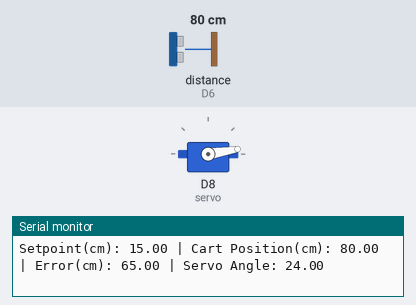
A sketch run on a simulated ESP8266 (NodeMCU). On the bench: servo, the last lines printed to the serial monitor. Wiring (inferred from the names in the program): ultrasonic range finder: trigger D7; echo D6. The test bench sets the inputs (shaded band); at power-on: distance to the obstacle (sensor on D6) 80 cm. The echo pulse lasts 58.3 µs per cm.

Above: at 6.2 s.
6.3 s: distance to the obstacle (sensor on D6) set to 35 cm
At 6.56 s:
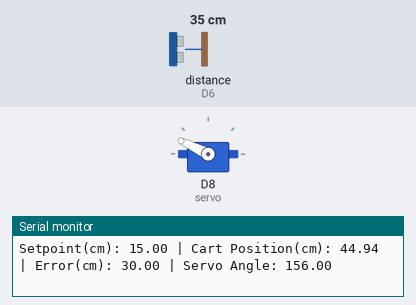
At 7.83 s:
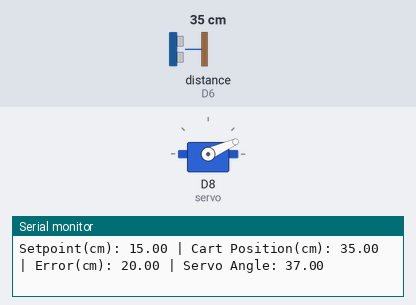
9.3 s: distance to the obstacle (sensor on D6) set to 2 cm
At 10.8 s:
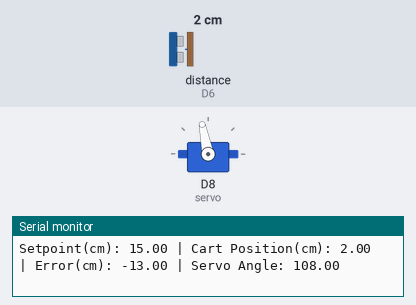
Timing chart, 0 to 18.3 s (numbered marks = the images above; inputs shaded):
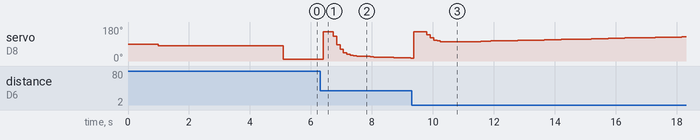

Measured:
- after the input at 6.3 s, servo on D8 (servo): 9° → 154° after 0.10 s, → 130° 0.33 s later, → 86° 0.11 s later, → 61° 0.11 s later, … (19 changes in this stretch)

The sketch:

sketch_oct18b.ino
```cpp
#include <Servo.h>
#include <math.h> // เพิ่ม library สำหรับ M_PI

#define Umax 66 // degrees
#define Umin -66
#define Umax_rad 1.151 // radians
#define Umin_rad -1.151
#define T 0.09

const int pingPin = D7; // trigpin
int inPin = D6;

unsigned long lastTime = 0;
const long sampleTime = 110;
Servo servo;

// --- กำหนดค่า Setpoint ที่ต้องการโดยตรง (หน่วยเป็นเมตร) ---
// คุณสามารถเปลี่ยนค่านี้ได้ตามต้องการ เช่น 0.30 คือ 30 เซนติเมตร
const double desired_setpoint_meters = 0.15;

double setpoint, setpoint_prec;
double y, y_prec;
double error;
double P, I, D, U;
double I_prec=0, U_prec=0, D_prec=0;
boolean Saturation = false;

double Kp = 4.0;
double Ki = 0.55;
double Kd = 3.0;
float measure_1 (void);

void move_servo(int);


void setup() {
Serial.begin(9600);
servo.attach(D8);

    delay(1000);
    move_servo(90);
    delay(2000);

    // --- กำหนดค่า setpoint เริ่มต้นด้วยค่าที่ป้อนไว้ ---
    setpoint_prec = desired_setpoint_meters;
    delay(1000);
    y_prec = measure_1(); // carrello
    delay(1000);
}
void loop()
{
  unsigned long now = millis();
    double actual_T = (double)(now - lastTime) / 1000.0;
    if (actual_T >= (double)sampleTime / 1000.0) // 0.09 วินาที
    {
        lastTime = now;
      setpoint = desired_setpoint_meters;

    // --- ไม่จำเป็นต้องใช้ digital filter กับ setpoint ที่เป็นค่าคงที่แล้ว ---
    // setpoint = 0.53*setpoint + 0.47*setpoint_prec;

    delay(3);

    y = measure_1(); // cart // meters (  alfa*y :  if alfa increase, y less filteres  --> so the signal is dirty but fast )
     if (y > 0.0 && y <= 22.0) {
        y =  0.53*y + 0.47*y_prec; // digital filter
    } else {
        y = y_prec;
    }
    delay (3);

    error = round( 100*(y - setpoint) )*0.01;

    // PID control
    P = Kp*error;

    if ( ! Saturation ) I = I_prec + T*Ki*error;

    D = (Kd/T)*(y - y_prec);
    D = 0.56*D + 0.44*D_prec; // filter D     (  alfa*D :  if alfa increase, D less filteres  --> so the signal is dirty but fast )

    U = P + I + round(100*D)*0.01 ; // U in radians

    // saturate control action
    if ( U < Umin_rad) {
        U=Umin_rad;
        Saturation = true;
    }
    else if ( U > Umax_rad) {
        U=Umax_rad;
        Saturation = true;
    }
    else {
        Saturation = false;
    }

    U=round(U*180/M_PI); // Transform U in degrees:   -63 < U° < 63

    U=map(U, Umin, Umax, 156, 24);

    if (U < 83 || U > 95 || abs(error) > 0.02 ) move_servo( round(U) ); // it is used to stop the servo when the setpoint is reached

    delay (24);

    // แสดงผลเพื่อตรวจสอบ
    Serial.print("Setpoint(cm): ");
    Serial.print(setpoint*100);
    Serial.print(" | Cart Position(cm): ");
    Serial.print(y*100);
    Serial.print(" | Error(cm): ");
    Serial.print(error*100);
    Serial.print(" | Servo Angle: ");
    Serial.println(U);

    I_prec = I;
    y_prec = y;
    D_prec = D;
    setpoint_prec = setpoint;
  }
}

void sortArray(float arr[], int len) {
  for (int i = 0; i < len - 1; i++) {
    for (int j = 0; j < len - i - 1; j++) {
      if (arr[j] > arr[j + 1]) {
        float temp = arr[j];
        arr[j] = arr[j + 1];
        arr[j + 1] = temp;
      }
    }
  }
}


long microsecondsToCentimeters(long microseconds)
{
// ความเร็วเสียงในอากาศประมาณ 340 เมตร/วินาที หรือ 29 ไมโครวินาที/เซนติเมตร
// ระยะทางที่ส่งเสียงออกไปจนเสียงสะท้อนกลับมาสามารถใช้หาระยะทางของวัตถุได้
// เวลาที่ใช้คือ ระยะทางไปกลับ ดังนั้นระยะทางคือ ครึ่งหนึ่งของที่วัดได้
return microseconds / 29 / 2;
}

float readSensor() {
  long duration, cm;
  pinMode(pingPin, OUTPUT);
  digitalWrite(pingPin, LOW);
  delayMicroseconds(2);
  digitalWrite(pingPin, HIGH);
  delayMicroseconds(5);
  digitalWrite(pingPin, LOW);
  pinMode(inPin, INPUT);
  duration = pulseIn(inPin, HIGH, 25000);
  cm = microsecondsToCentimeters(duration);
  return (float)cm/100.0;
}

#define MEDIAN_SAMPLES 5
float measure_1(){
  float readings[MEDIAN_SAMPLES];

  // 1. อ่านค่า 5 ครั้ง
  for (int i = 0; i < MEDIAN_SAMPLES; i++) {
    readings[i] = readSensor();
    delay(4); // หน่วงเวลาระหว่างการอ่านเล็กน้อย
  }

  // 2. เรียงลำดับค่า
  sortArray(readings, MEDIAN_SAMPLES);

  // 3. คืนค่า "ตรงกลาง" (ค่ามัธยฐาน)
  return readings[MEDIAN_SAMPLES / 2];
}

void move_servo(int u) {
    servo.write(u-map(u, 30, 150, 14, 3));
}
```
